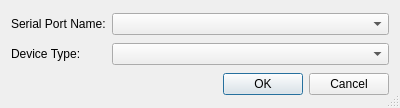
<?xml version="1.0" encoding="UTF-8"?>
<ui version="4.0">
 <class>ConnectionSelectionDialog</class>
 <widget class="QDialog" name="ConnectionSelectionDialog">
  <property name="geometry">
   <rect>
    <x>0</x>
    <y>0</y>
    <width>400</width>
    <height>108</height>
   </rect>
  </property>
  <property name="windowTitle">
   <string>Port and Device Type Selection</string>
  </property>
  <property name="sizeGripEnabled">
   <bool>true</bool>
  </property>
  <layout class="QGridLayout" name="gridLayout">
   <item row="0" column="0">
    <widget class="QLabel" name="label">
     <property name="text">
      <string>Serial Port Name:</string>
     </property>
    </widget>
   </item>
   <item row="0" column="1">
    <widget class="QComboBox" name="portNameComboBox">
     <property name="sizePolicy">
      <sizepolicy hsizetype="Expanding" vsizetype="Fixed">
       <horstretch>0</horstretch>
       <verstretch>0</verstretch>
      </sizepolicy>
     </property>
     <property name="toolTip">
      <string>Select the serial port name to connect</string>
     </property>
    </widget>
   </item>
   <item row="1" column="0">
    <widget class="QLabel" name="label_2">
     <property name="text">
      <string>Device Type:</string>
     </property>
    </widget>
   </item>
   <item row="1" column="1">
    <widget class="QComboBox" name="deviceTypeComboBox">
     <property name="sizePolicy">
      <sizepolicy hsizetype="Expanding" vsizetype="Fixed">
       <horstretch>0</horstretch>
       <verstretch>0</verstretch>
      </sizepolicy>
     </property>
     <property name="toolTip">
      <string>Select the device type</string>
     </property>
    </widget>
   </item>
   <item row="2" column="0" colspan="2">
    <widget class="QDialogButtonBox" name="buttonBox">
     <property name="orientation">
      <enum>Qt::Horizontal</enum>
     </property>
     <property name="standardButtons">
      <set>QDialogButtonBox::Cancel|QDialogButtonBox::Ok</set>
     </property>
    </widget>
   </item>
  </layout>
 </widget>
 <resources/>
 <connections>
  <connection>
   <sender>buttonBox</sender>
   <signal>accepted()</signal>
   <receiver>ConnectionSelectionDialog</receiver>
   <slot>accept()</slot>
   <hints>
    <hint type="sourcelabel">
     <x>248</x>
     <y>254</y>
    </hint>
    <hint type="destinationlabel">
     <x>157</x>
     <y>274</y>
    </hint>
   </hints>
  </connection>
  <connection>
   <sender>buttonBox</sender>
   <signal>rejected()</signal>
   <receiver>ConnectionSelectionDialog</receiver>
   <slot>reject()</slot>
   <hints>
    <hint type="sourcelabel">
     <x>316</x>
     <y>260</y>
    </hint>
    <hint type="destinationlabel">
     <x>286</x>
     <y>274</y>
    </hint>
   </hints>
  </connection>
 </connections>
</ui>
